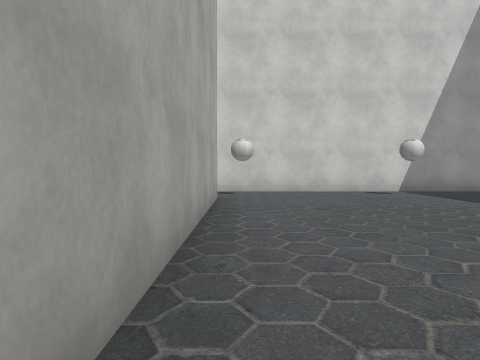
view 1 (above)

18 first-person views from a walk through a 3-D level made in the Unity game engine. The camera is 1.2 m above the floor, tilts 2° down and sees 70° across. The floor is counted in squares, 2 m on a side. Each view is taken from the middle of a square. On the plan, view 1 faces up. The plan holds only what a view shows up to about 10 squares ahead; the rest is blank. The place goes on beyond the plan. The player character is not drawn. Some surface patterns are stand-ins.

view 2
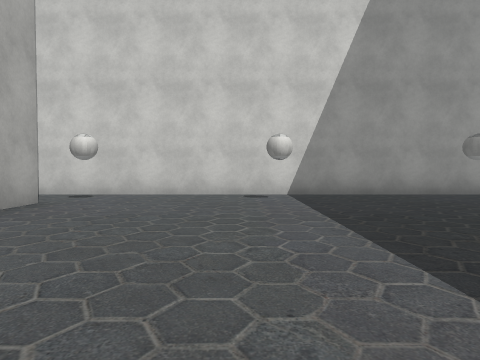

view 3
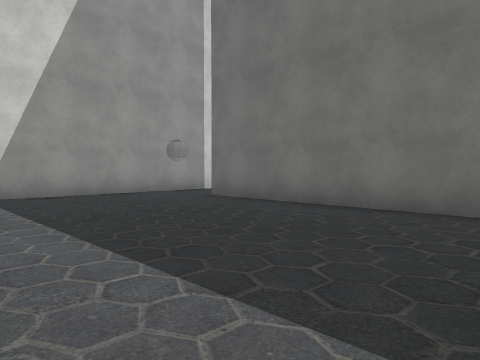

view 4
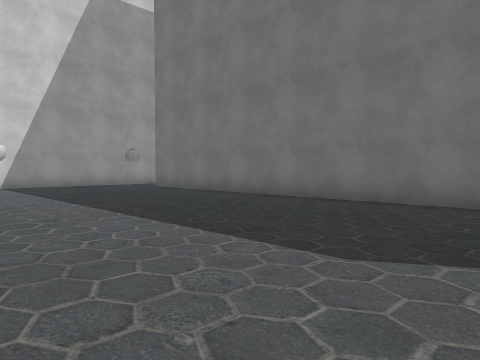

view 5
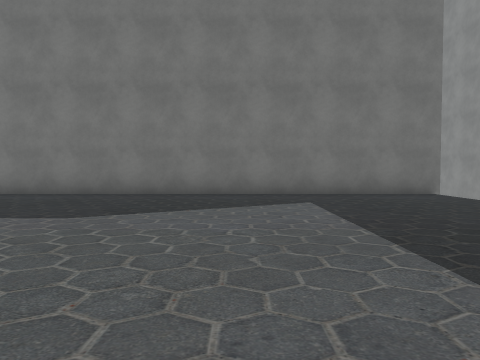

view 6
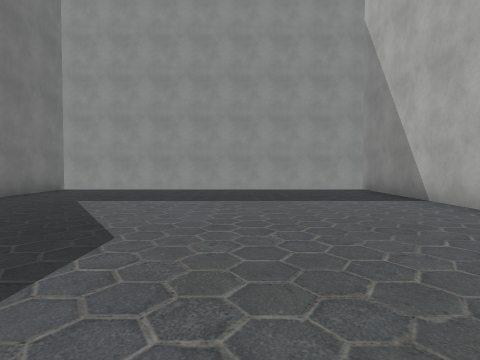

view 7
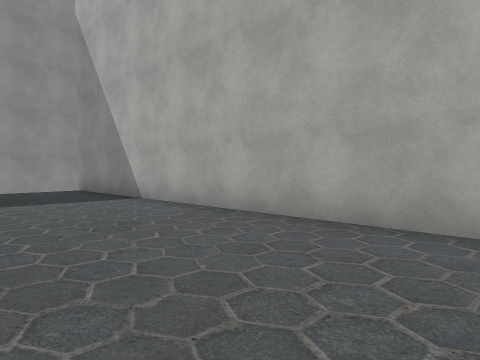

view 8
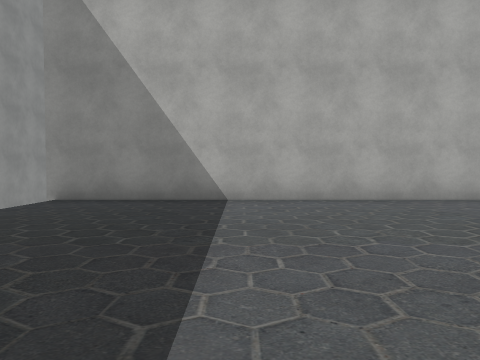

view 9
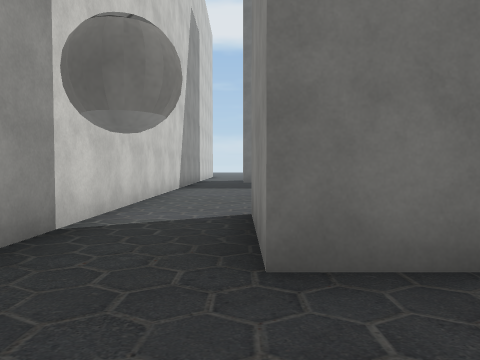

view 10
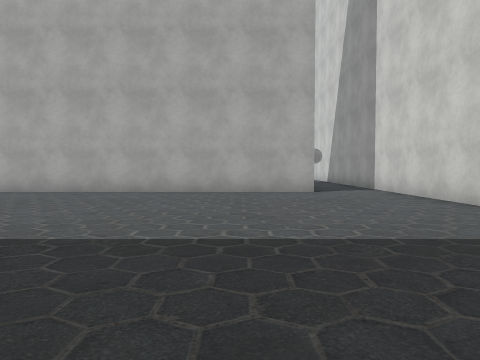

view 11
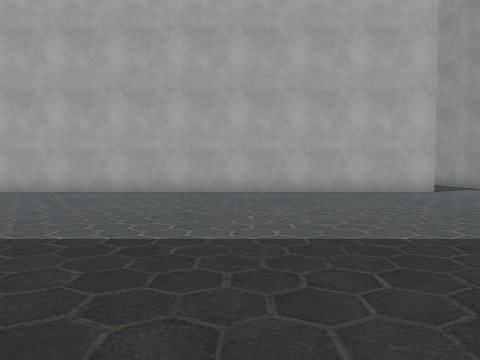

view 12
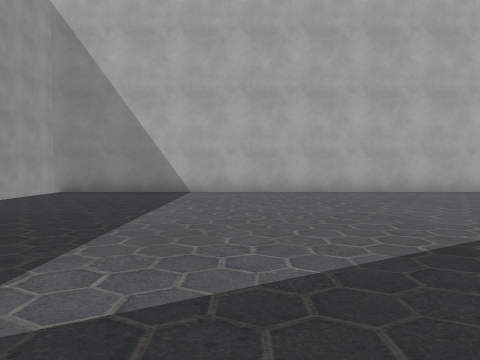

view 13
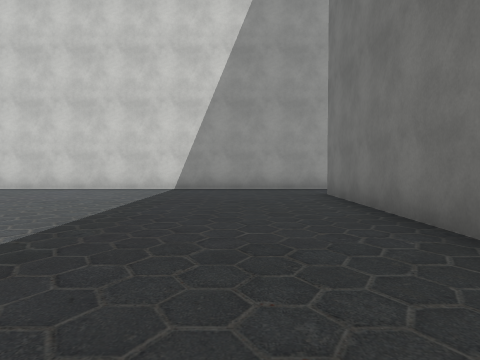

view 14
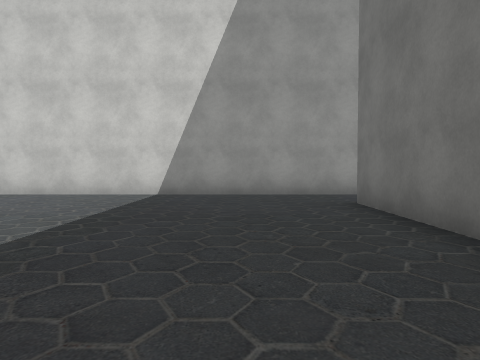

view 15
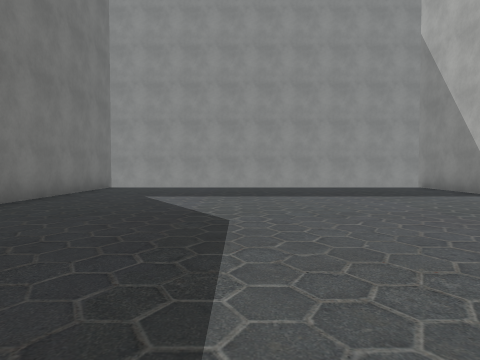

view 16
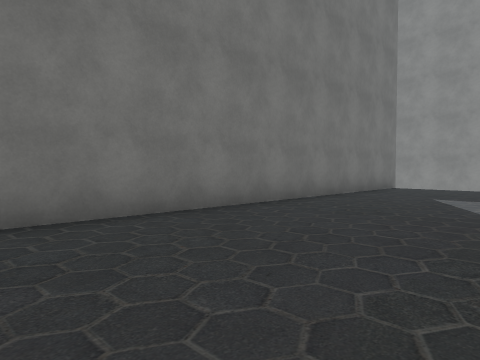

view 17
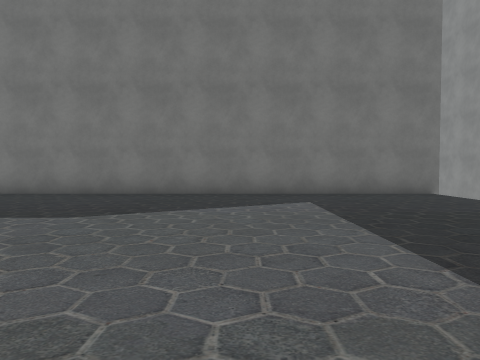

view 18
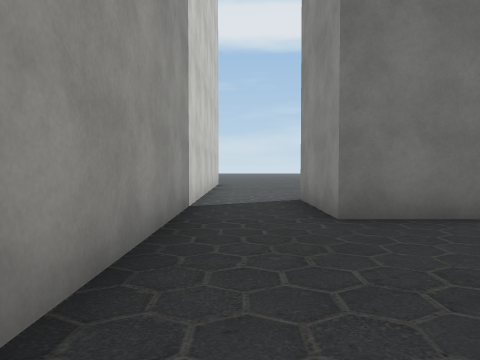

### Floor plan
Ten units are one square. View 1 is at (0, 0); x grows to the right and y downward. Boxes are objects, and circles mark ways between rooms. Rooms are numbered by the first view taken in them; rooms with no view inside come last. Other rooms are left out.
<svg viewBox="-11 -93 246 186">
<path fill="none" stroke="#000" d="M-5 -69 -5 88M80 88 80 -68 105 -68M104 -88 -6 -88M105 -68 105 88M200 88 200 -68 225 -68M224 -88 104 -88"/>
<rect x="-5" y="-85" width="10" height="10" fill="#bbb"><title>ball</title></rect>
<circle cx="100" cy="-80" r="3" fill="#2a7"/>
<text x="40" y="0">1</text>
<text x="150" y="0">2</text>
</svg>
Room 1 opens to room 2.

Where each view was taken, in squares from view 1:
view 1: 0 up, 0 right, facing up
view 2: 1 up, 3 right, facing up
view 3: 1 up, 3 right, facing up-right
view 4: 3 down, 2 right, facing up-right
view 5: 4 down, 0 right, facing right
view 6: 1 up, 3 right, facing down
view 7: 1 up, 3 right, facing down-left
view 8: 5 down, 6 right, facing left
view 9: 7 up, 6 right, facing right
view 10: 5 up, 19 right, facing left
view 11: 2 up, 19 right, facing left
view 12: 4 down, 19 right, facing left
view 13: 1 down, 18 right, facing up
view 14: 1 up, 18 right, facing up
view 15: 2 up, 16 right, facing down
view 16: 2 up, 16 right, facing down-right
view 17: 4 down, 12 right, facing right
view 18: 8 up, 16 right, facing right
